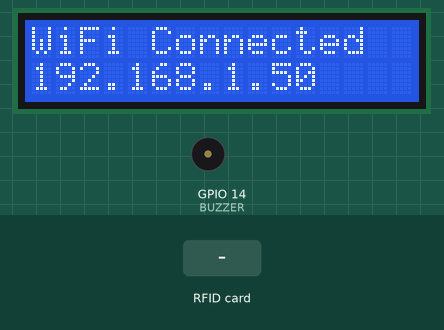
Bench run of a sketch on a simulated ESP32. On the bench: 16×2 character LCD, buzzer (waves = sounding, pin HIGH). The test bench sets the inputs (shaded band). WiFi joins after 1.5 s; servers stay silent unless stated; uploads are accepted with an empty reply; the local clock reads 2024-03-15 10:24:30 at power-on unless the sketch sets it; the modem accepts every AT command (registered, SIM ready, sends succeed) and sends nothing else; what the sketch prints to the serial monitor is not drawn.

Above: at 1.7 s.
At 5.8 s:
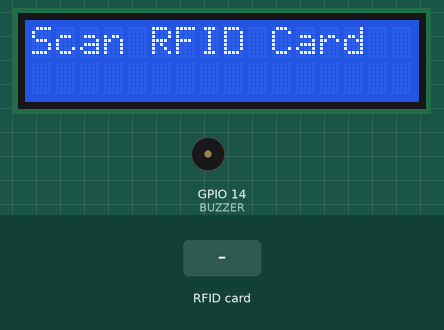
5.9 s: RFID card 0D B9 08 05 held to the reader
At 6.0 s:
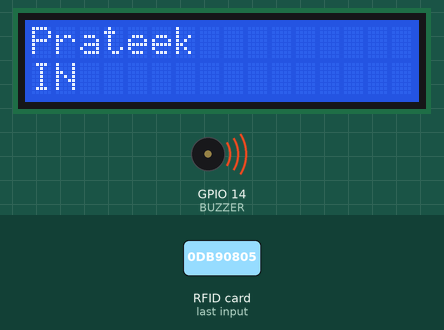
At 6.8 s:
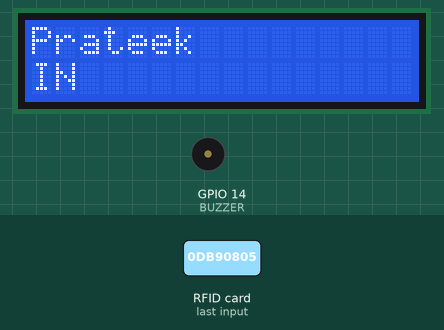
Timing chart, 0 to 8.9 s (numbered marks = the images above; inputs shaded):
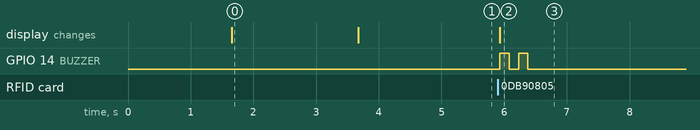

The sketch:

ESP32_RC522_GSM_GoogleSheet_Attendance_System.ino
```cpp
#include <SPI.h>
#include <MFRC522.h>
#include <Arduino.h>
#include <WiFi.h>
#include <HTTPClient.h>
#include <WiFiClientSecure.h>
#include <LiquidCrystal_I2C.h>
#include <HardwareSerial.h>

#define RST_PIN 15
#define SS_PIN 2
#define BUZZER 14

MFRC522 mfrc522(SS_PIN, RST_PIN);

const String sheet_url = "https://script.google.com/macros/s/Al2_lq0ttWyJ75RqFdg2VxzX5eiEyx3ujnyk-Ga3WzFlmp04dG3iI4LA/exec?";

#define WIFI_SSID "Prateek"
#define WIFI_PASSWORD "12345@#12345"

LiquidCrystal_I2C lcd(0x27, 16, 2);
HardwareSerial GSM(2);
#define GSM_TX_PIN 17
#define GSM_RX_PIN 16

struct Student {
  String uid;
  String name;
  String phone;
  bool inside;
};

Student students[] = {
  { "0DB90805", "Prateek", "+9188305848xx", false },
  { "47460B05", "Alice", "+9188305848xx", false },
  { "A656833D", "Bob", "+9188305848xx", false },
  // Add more as needed
};

void sendATCommand(String cmd, unsigned long timeout = 1000);
void initGSM();
void sendSMS(String phoneNumber, String name, String status);
String getPhoneNumber(String name);
String getCardUID();
void sendDataToSheet(String name, String status);
void buzzerBeep(int times);
String getCurrentTime();

void setup() {
  Serial.begin(115200);
  SPI.begin();
  mfrc522.PCD_Init();

  pinMode(BUZZER, OUTPUT);

  GSM.begin(9600, SERIAL_8N1, GSM_RX_PIN, GSM_TX_PIN);

  lcd.init();
  lcd.backlight();

  WiFi.begin(WIFI_SSID, WIFI_PASSWORD);
  lcd.setCursor(0, 0);
  lcd.print("Connecting WiFi");
  Serial.print("Connecting to WiFi");
  while (WiFi.status() != WL_CONNECTED) {
    Serial.print(".");
    delay(500);
  }
  lcd.clear();
  lcd.print("WiFi Connected");
  lcd.setCursor(0, 1);
  lcd.print(WiFi.localIP().toString());

  Serial.println("\nWiFi connected.");
  Serial.println("IP address: ");
  Serial.println(WiFi.localIP());

  delay(2000);
  lcd.clear();
  lcd.print("Scan RFID Card");

  initGSM();
}

void loop() {
  if (!mfrc522.PICC_IsNewCardPresent()) {
    return;
  }
  if (!mfrc522.PICC_ReadCardSerial()) {
    return;
  }

  String cardUID = getCardUID();
  Serial.print("Card UID: ");
  Serial.println(cardUID);

  String cardHolderName = "";
  String phone = "";
  String statusStr = "";
  bool found = false;

  for (int i = 0; i < sizeof(students) / sizeof(Student); i++) {
    if (students[i].uid.equalsIgnoreCase(cardUID)) {
      cardHolderName = students[i].name;
      phone = students[i].phone;
      found = true;

      if (students[i].inside) {
        statusStr = "OUT";
        students[i].inside = false;
      } else {
        statusStr = "IN";
        students[i].inside = true;
      }
      break;
    }
  }

  if (!found) {
    lcd.clear();
    lcd.print("Unknown Card");
    buzzerBeep(1);
    delay(2000);
    lcd.clear();
    lcd.print("Scan RFID Card");
    return;
  }

  Serial.print("Card Holder Name: ");
  Serial.println(cardHolderName);
  Serial.print("Status: ");
  Serial.println(statusStr);

  lcd.clear();
  lcd.print(cardHolderName);
  lcd.setCursor(0, 1);
  lcd.print(statusStr);
  buzzerBeep(2);

  sendDataToSheet(cardHolderName, statusStr);

  if (phone != "") {
    sendSMS(phone, cardHolderName, statusStr);
  } else {
    Serial.println("Phone number not found for " + cardHolderName);
  }

  delay(3000);
  lcd.clear();
  lcd.print("Scan RFID Card");
}

String getCardUID() {
  String uidStr = "";
  for (byte i = 0; i < mfrc522.uid.size; i++) {
    if (mfrc522.uid.uidByte[i] < 0x10) {
      uidStr += "0";
    }
    uidStr += String(mfrc522.uid.uidByte[i], HEX);
  }
  uidStr.toUpperCase();
  return uidStr;
}

void sendDataToSheet(String name, String status) {
  if (WiFi.status() != WL_CONNECTED) {
    Serial.println("WiFi not connected");
    return;
  }

  WiFiClientSecure client;
  client.setInsecure();

  String url = sheet_url + "name=" + name + "&status=" + status;
  Serial.print("Sending to URL: ");
  Serial.println(url);

  HTTPClient https;
  if (https.begin(client, url)) {
    int httpCode = https.GET();
    if (httpCode > 0) {
      Serial.printf("HTTP GET code: %d\n", httpCode);
    } else {
      Serial.printf("HTTP GET failed: %s\n", https.errorToString(httpCode).c_str());
    }
    https.end();
  } else {
    Serial.println("Unable to connect to server");
  }
}

void buzzerBeep(int times) {
  for (int i = 0; i < times; i++) {
    digitalWrite(BUZZER, HIGH);
    delay(150);
    digitalWrite(BUZZER, LOW);
    delay(150);
  }
}

void initGSM() {
  Serial.println("Initializing GSM module...");
  delay(1000);
  sendATCommand("AT");
  sendATCommand("ATE0");
  sendATCommand("AT+CMGF=1");
  sendATCommand("AT+CNMI=2,2,0,0,0");
  Serial.println("GSM module ready.");
}

void sendATCommand(String cmd, unsigned long timeout) {
  GSM.println(cmd);
  unsigned long timeStart = millis();
  while (millis() - timeStart < timeout) {
    while (GSM.available()) {
      String response = GSM.readStringUntil('\n');
      response.trim();
      Serial.println("GSM Response: " + response);
      if (response.indexOf("OK") != -1 || response.indexOf(">") != -1) {
        return;
      }
    }
  }
  Serial.println("No response or timeout for command: " + cmd);
}

void sendSMS(String phoneNumber, String name, String status) {
  Serial.println("Sending SMS to " + phoneNumber);
  String message = "Hello " + name + ", you have checked " + status + " at " + getCurrentTime();

  sendATCommand("AT+CMGS=\"" + phoneNumber + "\"");
  delay(500);
  GSM.print(message);
  delay(500);
  GSM.write(26);
  delay(5000);

  Serial.println("SMS sent: " + message);
}

String getCurrentTime() {
  time_t now = time(nullptr);
  struct tm* timeinfo = localtime(&now);
  char buffer[9];
  sprintf(buffer, "%02d:%02d:%02d", timeinfo->tm_hour, timeinfo->tm_min, timeinfo->tm_sec);
  return String(buffer);
}
```

Measured:
- after the input at 5.9 s, GPIO 14 (BUZZER): alternates HIGH for 0.15 s and LOW for 0.15 s, 4 changes in all, then stays LOW, starting at once; the display: changes at once (image 2)
- what the display in image 0 shows lasts 2.0 s, from 1.7 s to 3.7 s
